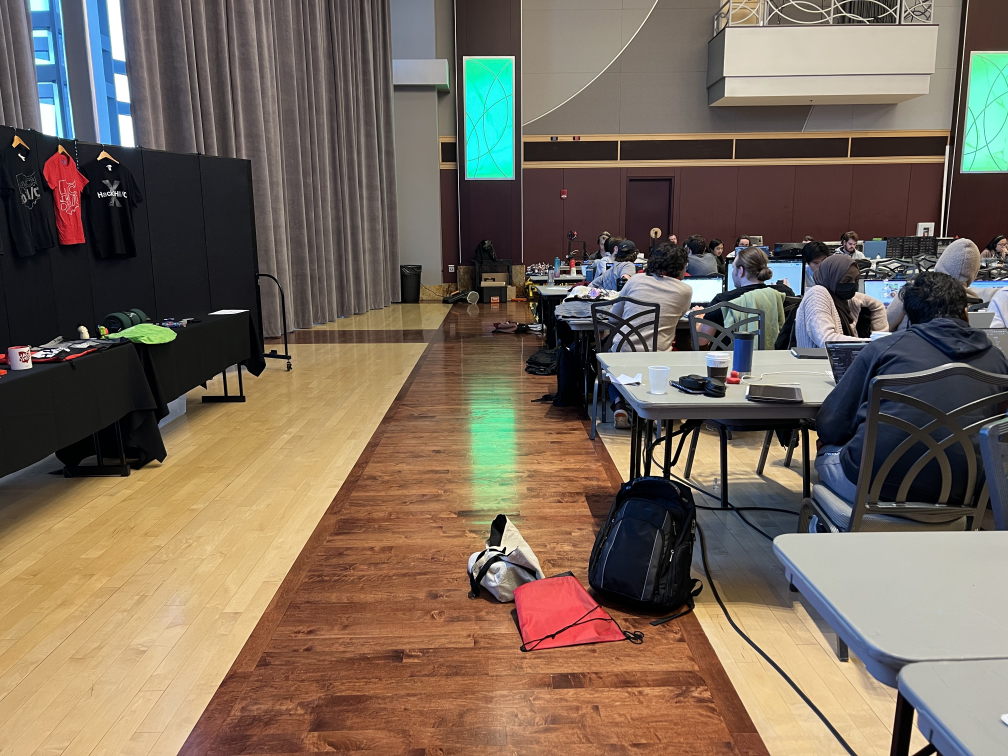
#> input picture ReferenceFloor.jpg, 4032 x 3024 px (shown at 1/4 size)
$ python warp.py
#> lines starting #> are read from the running program, lines starting #| are printed output that depends on the picture
import cv2
import numpy as np

img = cv2.imread('ReferenceFloor.jpg')
#> img is the input picture: shape (3024, 4032, 3); mean B, G, R 90.3, 104.6, 119.2

offset = -35
vertmult = (3024/102)/(402/156)
camPts = np.float32([[6, 3024], [1562-offset, 1373], [2470+offset, 1373], [4026, 3024]])
flatPts = np.float32([[0, 3024], [0, 0], [4032, 0], [4032, 3024]])

mat = cv2.getPerspectiveTransform(camPts, flatPts)
wimg = cv2.warpPerspective(img, mat, (4032, 3024))
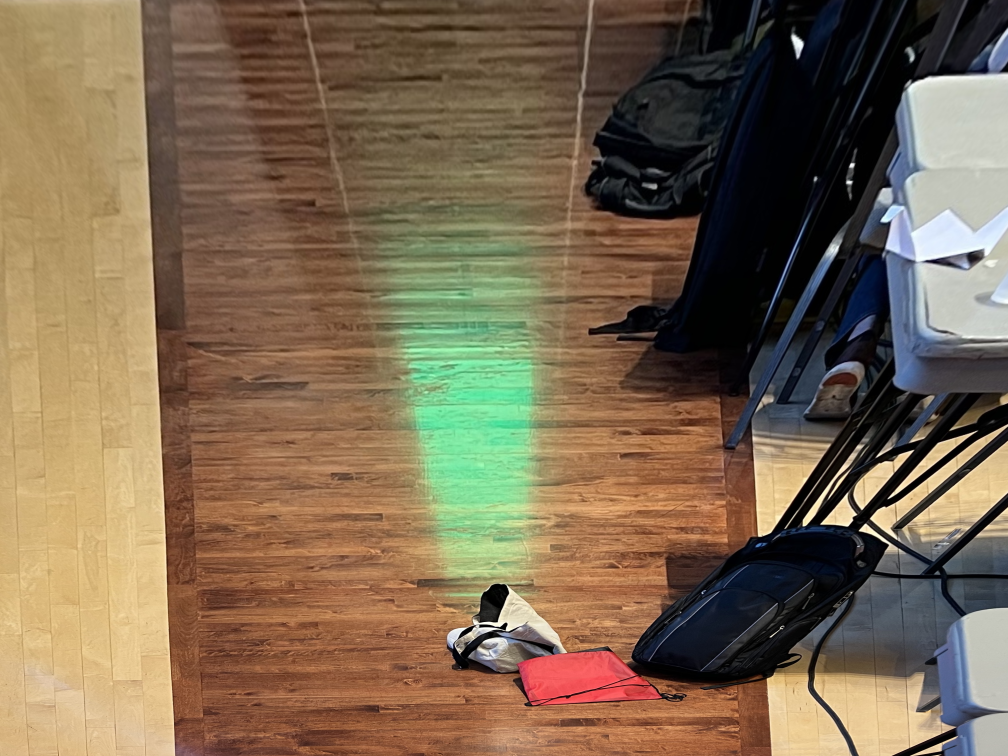
#> wimg: shape (3024, 4032, 3) (shown at 1/4 size); mean B, G, R 81.3, 104.9, 124.2

cv2.imshow('Adrian', cv2.resize(wimg, (1008, 756)))
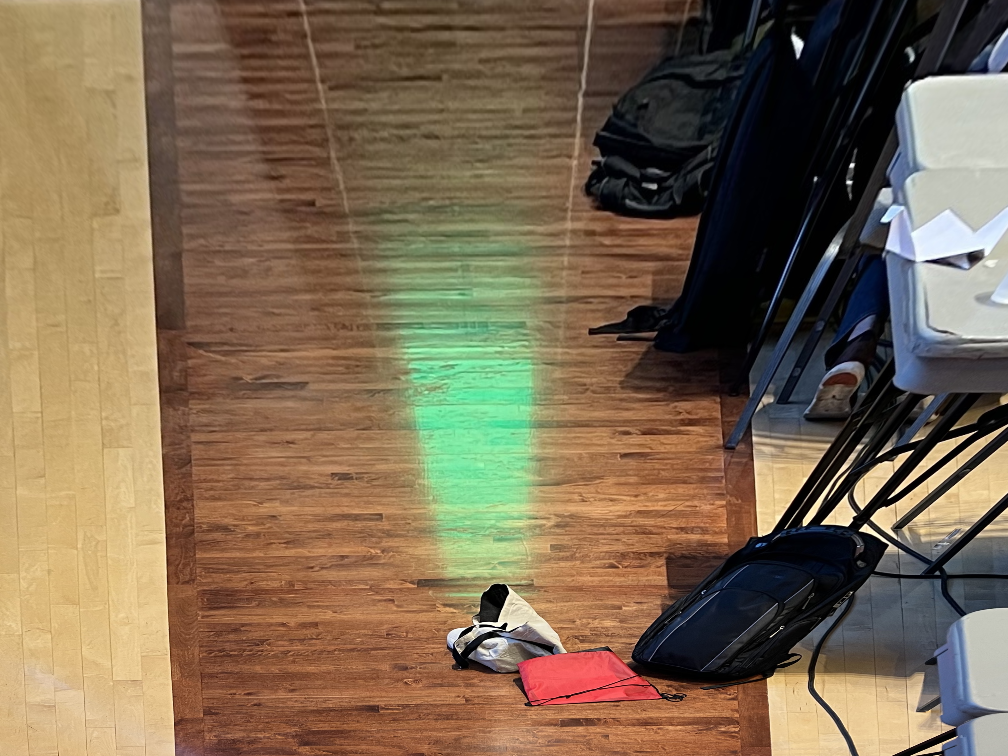
#> window 'Adrian': shape (756, 1008, 3); mean B, G, R 81.4, 105, 124.4
cv2.waitKey(0)
cv2.imwrite('ReferenceWarp'+str(offset)+'.jpg', wimg)
cv2.destroyAllWindows()

$ run again, with 20221009_083335.jpg copied over ReferenceFloor.jpg
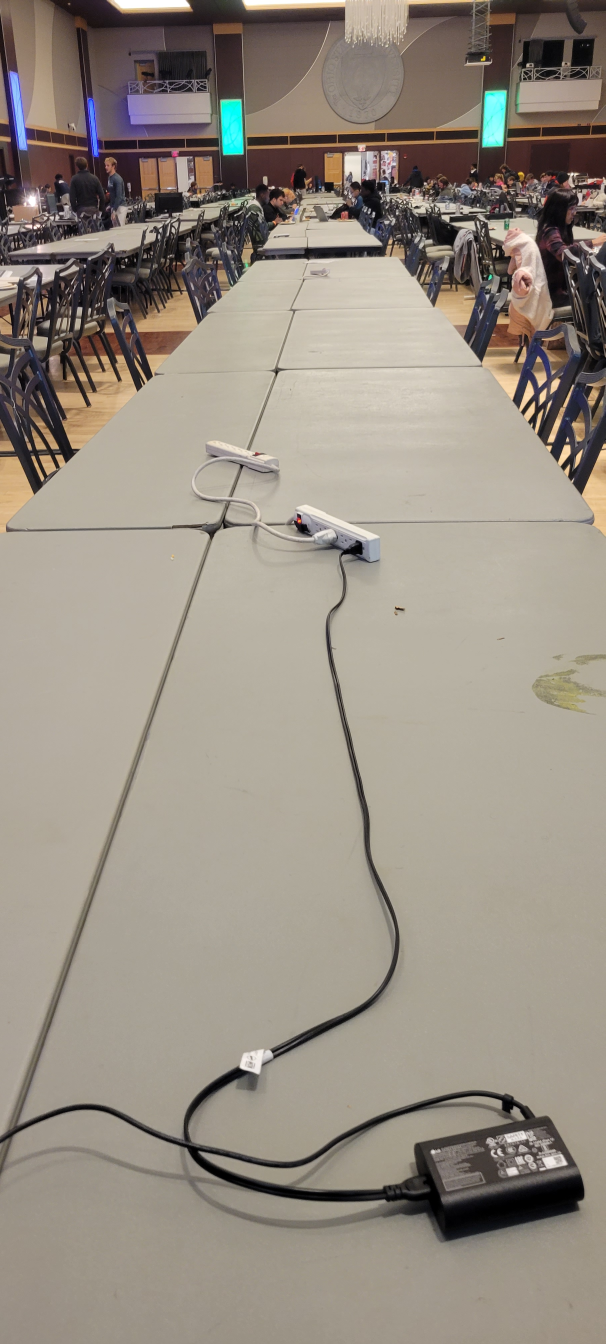
#> input picture 20221009_083335.jpg, 1816 x 4032 px (shown at 1/3 size)
#> img is the input picture: shape (4032, 1816, 3); mean B, G, R 131, 142.3, 151
#> `wimg = cv2.warpPerspective(img, mat, (4032, 3024))`:
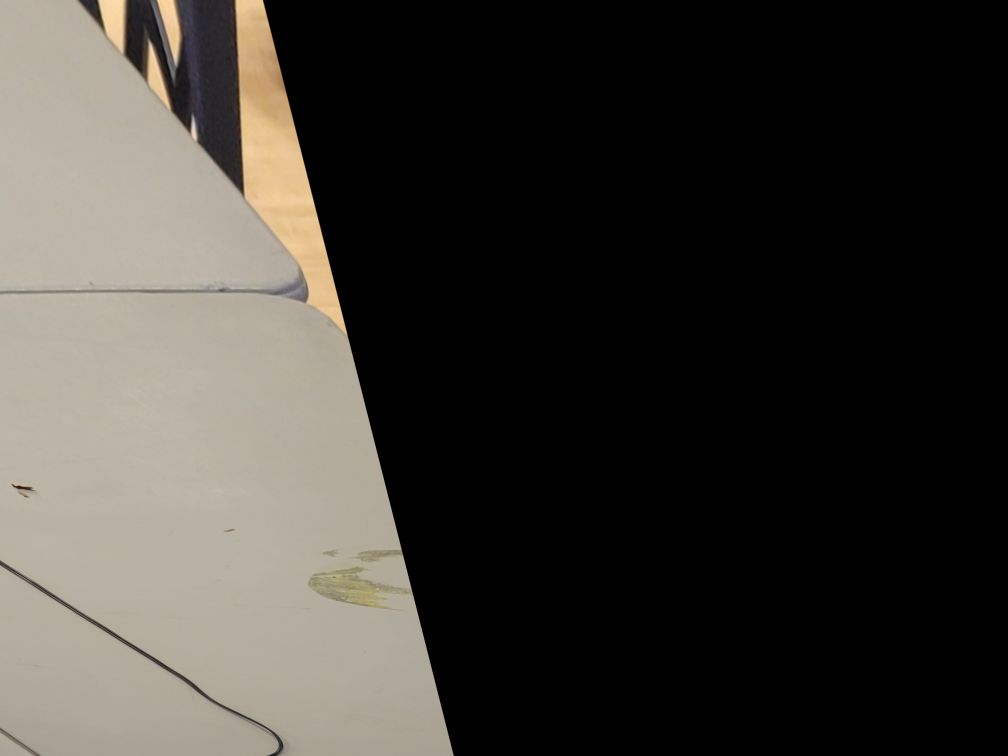
#> wimg: shape (3024, 4032, 3) (shown at 1/4 size); mean B, G, R 54.4, 59.9, 62.9
#> `cv2.imshow('Adrian', cv2.resize(wimg, (1008, 756)))`:
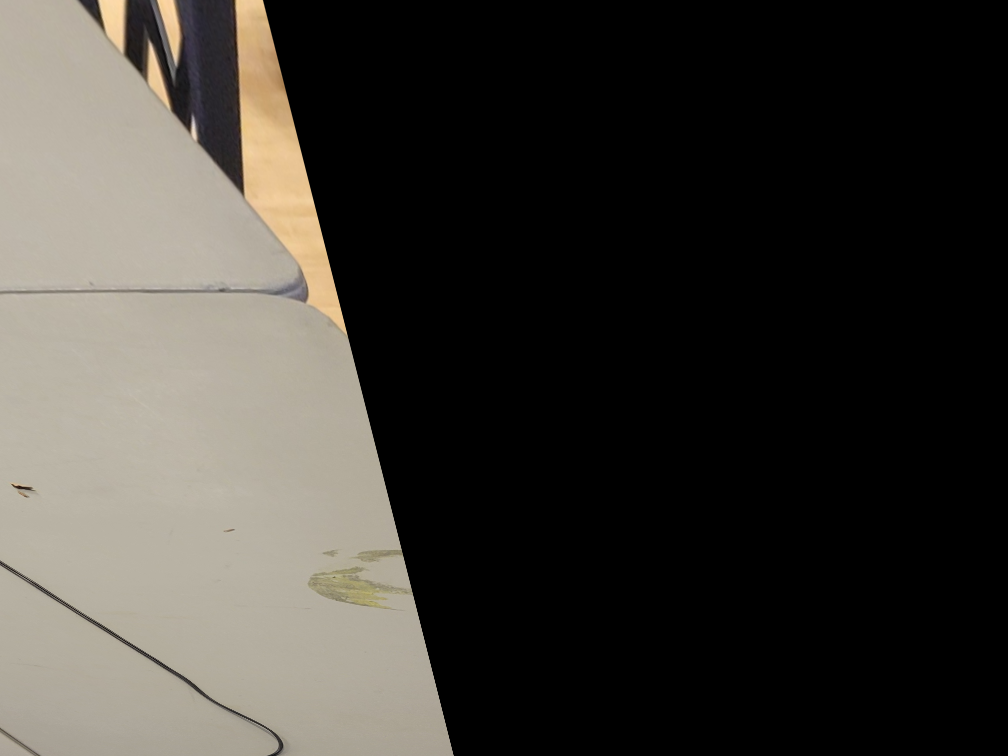
#> window 'Adrian': shape (756, 1008, 3); mean B, G, R 54.4, 59.9, 62.9
